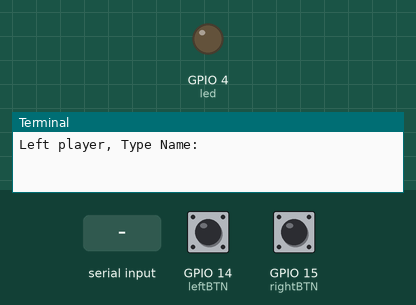
Recording of a program running on a simulated Raspberry Pi (BCM pin numbers). Shown: output pins drawn as LEDs (lit = HIGH), the last lines printed to the terminal. The inputs (shaded band) are chosen by the test bench; at power-on: GPIO 14 (leftBTN) HIGH, GPIO 15 (rightBTN) HIGH. Random numbers come from a fixed seed. At 8.5 s the program stops and its outputs stay as they are.

Above: at 1.2 s.
1.3 s: "1" typed at the terminal, then Enter
2.8 s: "0" typed at the terminal, then Enter
At 4.1 s:
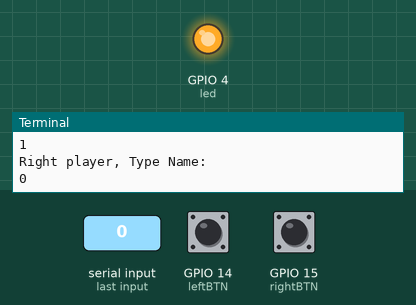
Timing chart, 0 to 10.0 s (numbered marks = the images above; inputs shaded):
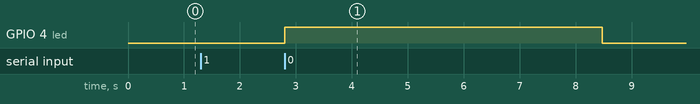

Measured:
- after the input at 2.8 s, GPIO 4 (led): LOW → HIGH at once, → LOW 5.7 s later

The program:

reactionGame.py
```python
from gpiozero import LED, Button
import time
from random import uniform
from os import _exit

leftName = input("Left player, Type Name: ")
rightName = input("Right player, Type Name: ")
led = LED(4)
rightBTN = Button(15)
leftBTN = Button(14)

led.on()
time.sleep(uniform(5,10))
led.off()

def pressed(button):
    if button.pin.number == 14:
        print(leftName + " won the game!")
    else:
        print(rightName + " won the game!")
    _exit(0)

rightBTN.when_pressed = pressed
leftBTN.when_pressed = pressed
```
